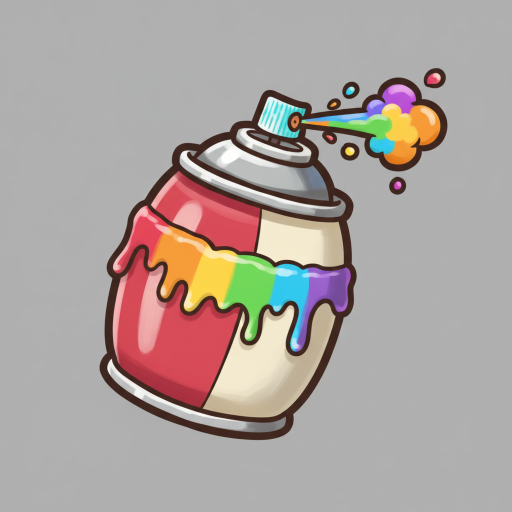
#> input picture scripts/art/src_cvc/spraycan_raw.png, 1024 x 1024 px (shown at 1/2 size)
$ python build_spraycan.py
#> lines starting #> are read from the running program, lines starting #| are printed output that depends on the picture; after the words box and inside, x2 and y2 are one past the last pixel; in counts of white or black regions, pixels touching at a corner belong together
#!/usr/bin/env python3
"""Turn the generated spray-paint-can illustrations into the game masters for the
cone weapon (renamed from "plasma arc" — this is paintball, the short-range
weapon sprays paint).

The can joins the painted bold-outline item family (heart gem, med kit, shield,
paint bomb): chunky silhouette, thick dark ink contour, warm saturated body.

CARD CHOICE: the raws are generated on a flat MEDIUM-GREY card (~rgb 203), not
the dark card the world objects use. On a near-black card nanobanana bakes an
ember-orange bloom around the silhouette, and that halo cannot be separated from
the can's own dark brown ink outline by luminance — every threshold that drops
the glow also eats the outline. A light card inverts the problem: background and
outline sit at opposite ends of the range, so one flood cuts cleanly.

The cut is `build_topdown_gun.py`'s shape (flood the CONNECTED card grey, so any
grey inside the can body is kept), plus a de-speckle and a hair of feather.

TWO MASTERS come out of this, from two different raws:
  * the ITEM (spraycan.png) — the upright can for the floor pickup and the
    carried marker. Square-padded, because loadRgbaSprite() scales the master
    into a square footprint and the padding is what preserves the drawn aspect.
  * the HELD can (spraycan_held.png) — the can lying horizontally with its
    nozzle EAST, mounted in the cog's grip by rigSprayCanPixels(). Tight-cropped
    with NO padding, matching the paintgun_topdown.png convention (muzzle east,
    barrel on the image's vertical mid-line) so the same mount math places it.

Inputs:  scripts/art/src_cvc/spraycan_raw.png, .../spraycan_held_raw.png
Outputs: data/spraycan.png, data/spraycan_held.png
Previews: /tmp/spraycan_master.png, /tmp/spraycan_held_master.png
"""
from collections import deque
from pathlib import Path

import numpy as np
from PIL import Image, ImageFilter

ROOT = Path(__file__).resolve().parents[2]
SRC = ROOT / "scripts/art/src_cvc"
DATA = ROOT / "data"

BG_TOL = 26      # |channel - card| below this on every channel = card grey
SAT_MAX = 18     # ...and near-neutral: the can's colors are all saturated


def flood_bg(bg_like):
    """The card pixels REACHABLE from the border — interior grey stays opaque."""
    h, w = bg_like.shape
    seen = np.zeros((h, w), bool)
    dq = deque()
    for x in range(w):
        for y in (0, h - 1):
            if bg_like[y, x] and not seen[y, x]:
                seen[y, x] = True
                dq.append((y, x))
    for y in range(h):
        for x in (0, w - 1):
            if bg_like[y, x] and not seen[y, x]:
                seen[y, x] = True
                dq.append((y, x))
    while dq:
        y, x = dq.popleft()
        for dy, dx in ((1, 0), (-1, 0), (0, 1), (0, -1)):
            ny, nx = y + dy, x + dx
            if 0 <= ny < h and 0 <= nx < w and not seen[ny, nx] and bg_like[ny, nx]:
                seen[ny, nx] = True
                dq.append((ny, nx))
    return seen


def cut(src: Path):
    """Knocks the card out of one raw, returning the tight-cropped RGBA + alpha."""
    a = np.asarray(Image.open(src).convert("RGB")).astype(np.int16)

    corners = np.concatenate([
        a[:12, :12].reshape(-1, 3), a[:12, -12:].reshape(-1, 3),
        a[-12:, :12].reshape(-1, 3), a[-12:, -12:].reshape(-1, 3)])
#> corners = 576 rows, first 8: [173, 174, 174], [175, 175, 174], [174, 175, 175], [176, 175, 175], [175, 175, 174], [175, 176, 175], [175, 175, 175], [175, 176, 175]
    card = corners.mean(0)
#> card = [174.6, 174.8, 175.1]

    sat = a.max(2) - a.min(2)
    bg_like = (np.abs(a - card).max(2) < BG_TOL) & (sat < SAT_MAX)
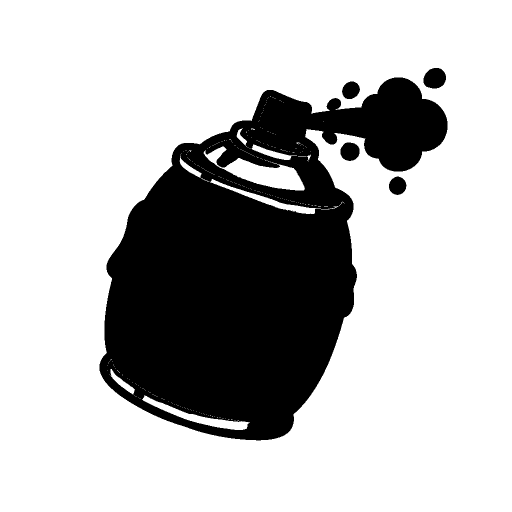
#> bg_like: shape (1024, 1024) bool (shown at 1/2 size); 73.9% white; 5 black regions, box (x1, y1, x2, y2) and area: (199, 155, 895, 881) 269477, (847, 136, 892, 177) 1463, (681, 285, 719, 322) 1120, (778, 353, 813, 390) 982, (684, 163, 720, 198) 957
    exterior = flood_bg(bg_like)
#> after the loop in flood_bg, `for x in range(w):`: seen: shape (1024, 1024) bool; 0.2% white in thin lines or dots
#> after the loop in flood_bg, `for y in range(h):`:
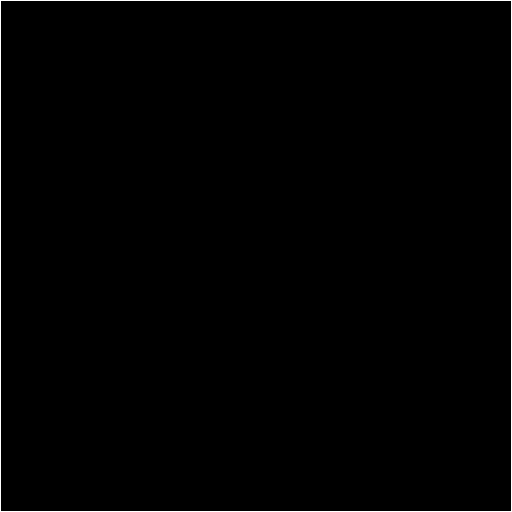
#> seen: shape (1024, 1024) bool (shown at 1/2 size); 0.39% white in thin lines or dots

    alpha = np.where(exterior, 0, 255).astype(np.uint8)
    am = Image.fromarray(alpha).filter(ImageFilter.MedianFilter(3)).filter(
        ImageFilter.GaussianBlur(0.6))
    alpha = np.asarray(am)

    out = Image.fromarray(np.dstack([a.astype(np.uint8), alpha]))
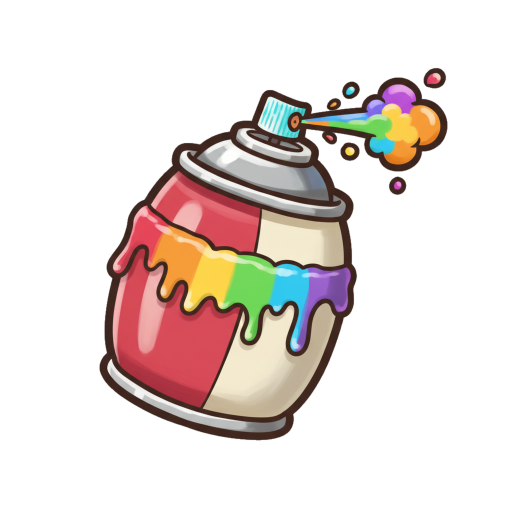
#> out: PIL image 1024x1024 RGBA (shown at 1/2 size); mean R, G, B, A 172.3, 162.3, 158.6, 70.2; transparent parts drawn white
    bbox = Image.fromarray((alpha > 40).astype(np.uint8) * 255).getbbox()
#> bbox = (199, 136, 895, 881)
    if bbox:
        out = out.crop(bbox)
#> out: PIL image 696x745 RGBA
    return out, alpha


def preview(img: Image.Image, path: str) -> None:
    """Composites onto a checker so any surviving card fringe is obvious."""
    prev = Image.new("RGBA", img.size)
    px = prev.load()
    for y in range(img.height):
        for x in range(img.width):
            px[x, y] = (210, 206, 197, 255) if ((x // 16 + y // 16) % 2 == 0) \
                else (188, 184, 175, 255)
    prev.alpha_composite(img)
    prev.convert("RGB").save(path)


def main():
    # The ITEM master: square-padded so loadRgbaSprite keeps the drawn aspect.
    item, alpha = cut(SRC / "spraycan_raw.png")
    iw, ih = item.size
#> iw = 696; ih = 745
    side = max(iw, ih)
#> side = 745
    sq = Image.new("RGBA", (side, side), (0, 0, 0, 0))
#> sq: PIL image 745x745 RGBA; every value is 0
    sq.paste(item, ((side - iw) // 2, (side - ih) // 2))
    sq.save(DATA / "spraycan.png")
    preview(sq, "/tmp/spraycan_master.png")
    print(f"wrote {DATA / 'spraycan.png'}  {iw}x{ih} -> {side}x{side}  "
          f"opaque {100 * (alpha > 128).mean():.1f}%")
#| wrote data/spraycan.png  696x745 -> 745x745  opaque 27.5%

    # The HELD master: tight-cropped, nozzle east, no padding — the rig mount
    # measures it like the gun master (barrel centered on the image mid-height).
    held, halpha = cut(SRC / "spraycan_held_raw.png")
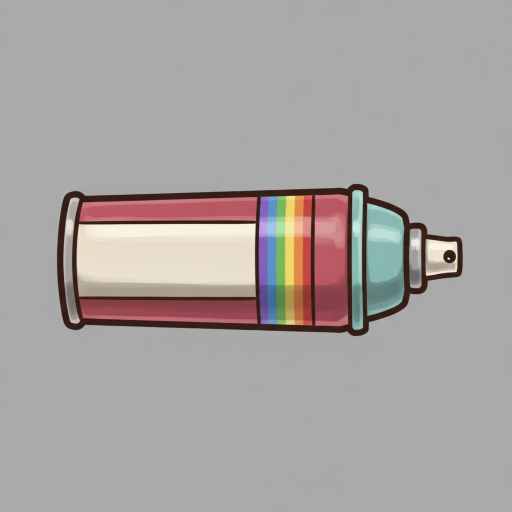
#> input picture scripts/art/src_cvc/spraycan_held_raw.png, 1024 x 1024 px (shown at 1/2 size)
#> in cut (call 2), `corners = np.concatenate([ a[:12, :12].reshape(-1, 3), a[:12, -12:].re..`: corners = 576 rows, first 8: [168, 169, 170], [170, 171, 170], [169, 170, 170], [170, 170, 170], [171, 170, 170], [170, 170, 169], [171, 170, 170], [170, 170, 170]
#> in cut (call 2), `card = corners.mean(0)`: card = [169.5, 169.8, 169.9]
#> in cut (call 2), `bg_like = (np.abs(a - card).max(2) < BG_TOL) & (sat < SAT_MAX)`: bg_like: shape (1024, 1024) bool; 81.3% white; 6 black regions (4 under 20 px), largest, box (x1, y1, x2, y2) and area: (114, 367, 926, 673) 195805, (822, 476, 840, 502) 354
#> after the loop in flood_bg (call 2), `while dq:`:
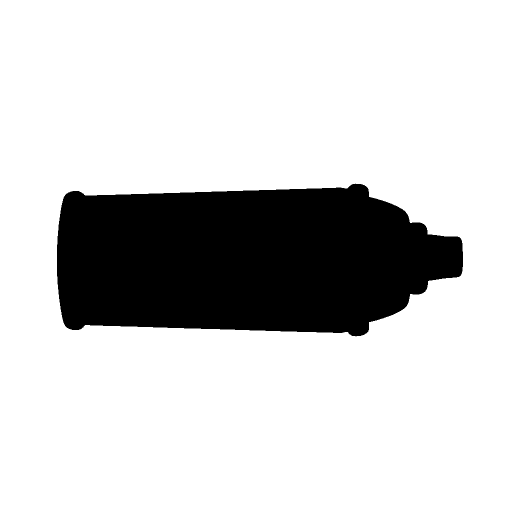
#> seen: shape (1024, 1024) bool (shown at 1/2 size); 80.9% white; 1 black region, box (x1, y1, x2, y2) and area: (114, 367, 926, 673) 200263
#> in cut (call 2), `out = Image.fromarray(np.dstack([a.astype(np.uint8), alpha]))`:
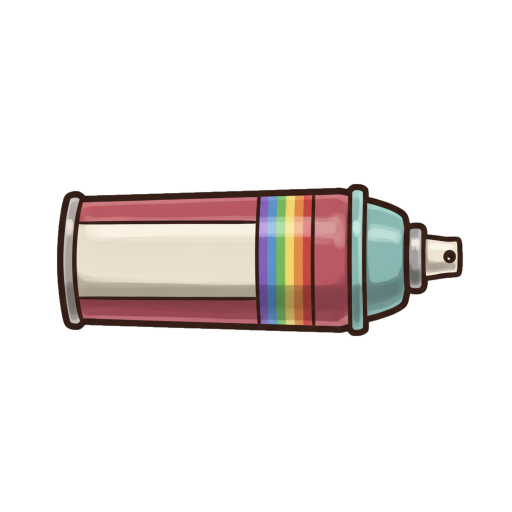
#> out: PIL image 1024x1024 RGBA (shown at 1/2 size); mean R, G, B, A 167.3, 162.3, 160.9, 48.7; transparent parts drawn white
#> in cut (call 2), `bbox = Image.fromarray((alpha > 40).astype(np.uint8) * 255).getbbox()`: bbox = (114, 368, 926, 673)
    held.save(DATA / "spraycan_held.png")
    preview(held, "/tmp/spraycan_held_master.png")
#> call 2 of preview, with path = '/tmp/spraycan_held_master.png'
#> in preview (call 2), `prev = Image.new("RGBA", img.size)`: prev: PIL image 812x305 RGBA; every value is 0
#> in preview (call 2), `prev.alpha_composite(img)`:
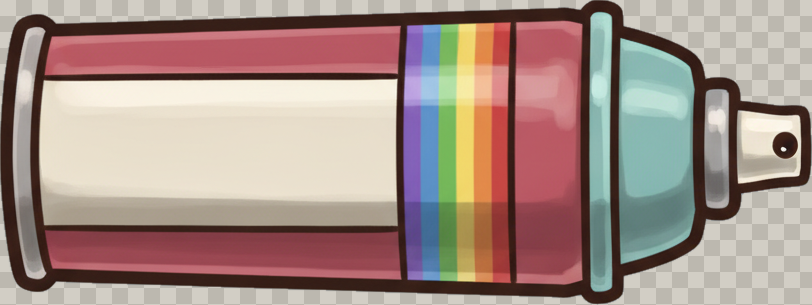
#> prev: PIL image 812x305 RGBA; mean R, G, B, A 164.3, 142.7, 134.8, 255
    print(f"wrote {DATA / 'spraycan_held.png'}  {held.width}x{held.height}  "
          f"opaque {100 * (halpha > 128).mean():.1f}%")
#| wrote data/spraycan_held.png  812x305  opaque 19.1%


if __name__ == "__main__":
    main()
